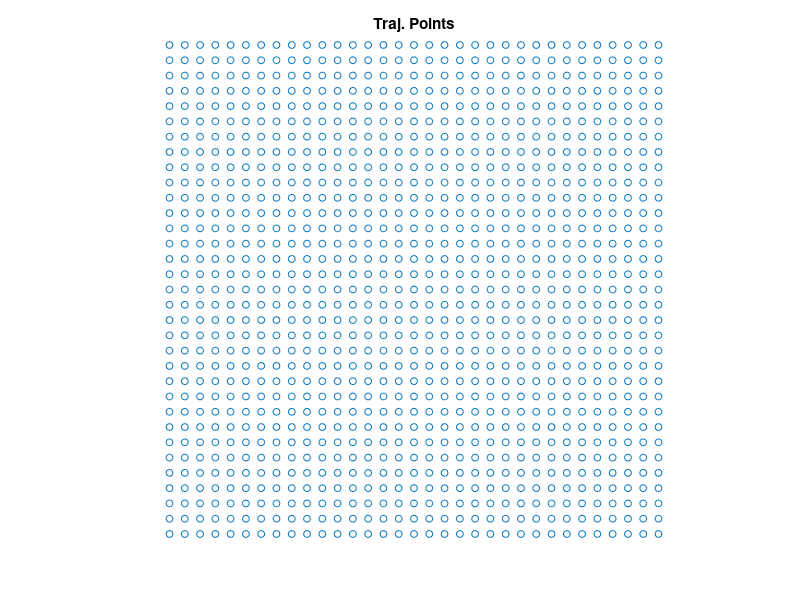

Reproduce this figure in MATLAB. (Note: this script raises an error after producing the figure.)
function trajectory_tst1()
clear; clear globals;
close all;
addpath '../common/';
global verbose;
global gvfreq;

% RUN PARAMETERS
verbose         = false;
gvfreq          = 1;
ti              = 0.5;
tf              = 0;
xi              = 0;
xf              = 1;

% MAIN SCRIPT
fvel = @func1;

n = 2^5;
x = linspace(xi,xf,n+1);
[xr,yr,zr] = meshgrid(x,x,1);

% PLOT
MS='MarkerSize';
plot(xr(:),yr(:),'o',MS,5); hold on;
axis off; axis equal;
title('Traj. Points');

% exact trajectory
[xe,ye,ze] = trajectory_ode45(xr,yr,zr,fvel,ti,tf);
hold on;
plot(xe(:),ye(:),'rx',MS,8);  

% computed trajectory
tn = 10;
[xc,yc,zc] = trajectory_rk2(xr,yr,zr,fvel,ti,tf,tn);

hold on;
plot(xc(:),yc(:),'gs',MS,8);  axis off; axis equal;

end

function [xt,yt,zt] = func1(t,x,y,z)
    xc = 0.5;
    yc = xc;
    zc = 0;
    [xt,yt,zt] = vel_rot(t,x,y,z,xc,yc,zc);
end